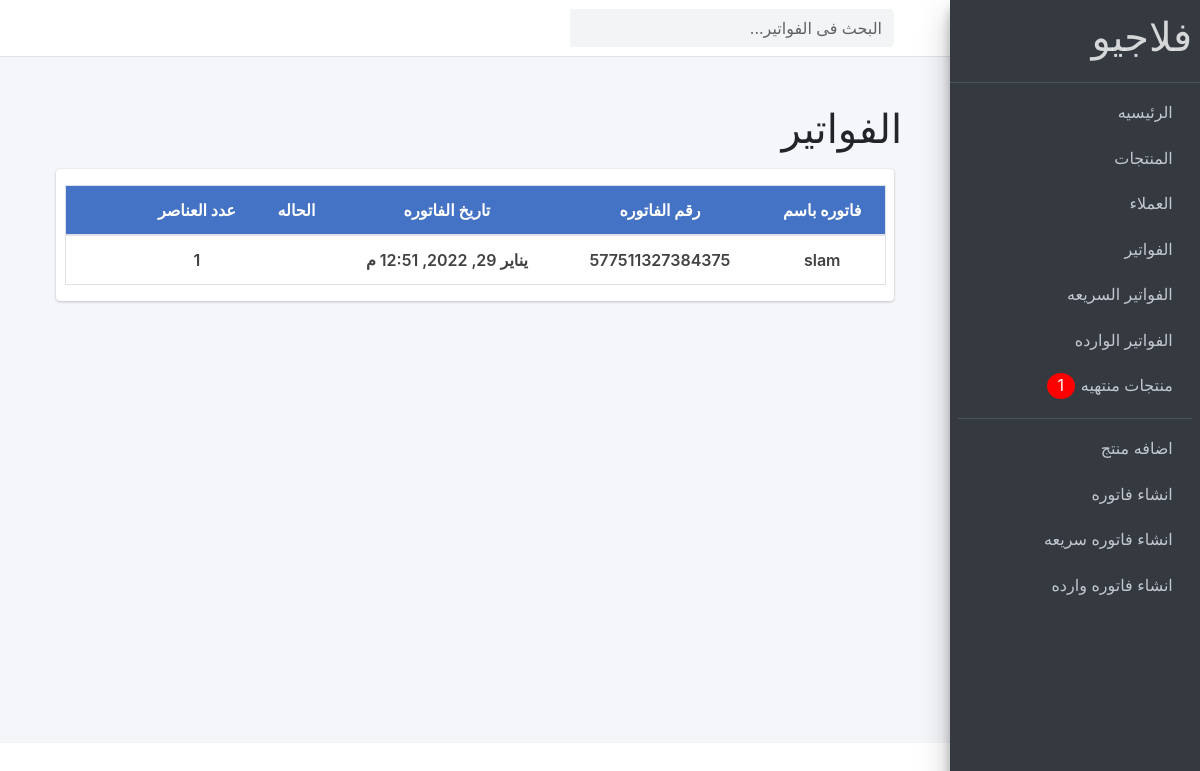
/home/products/bills/, run on an earlier commit of the app's database.
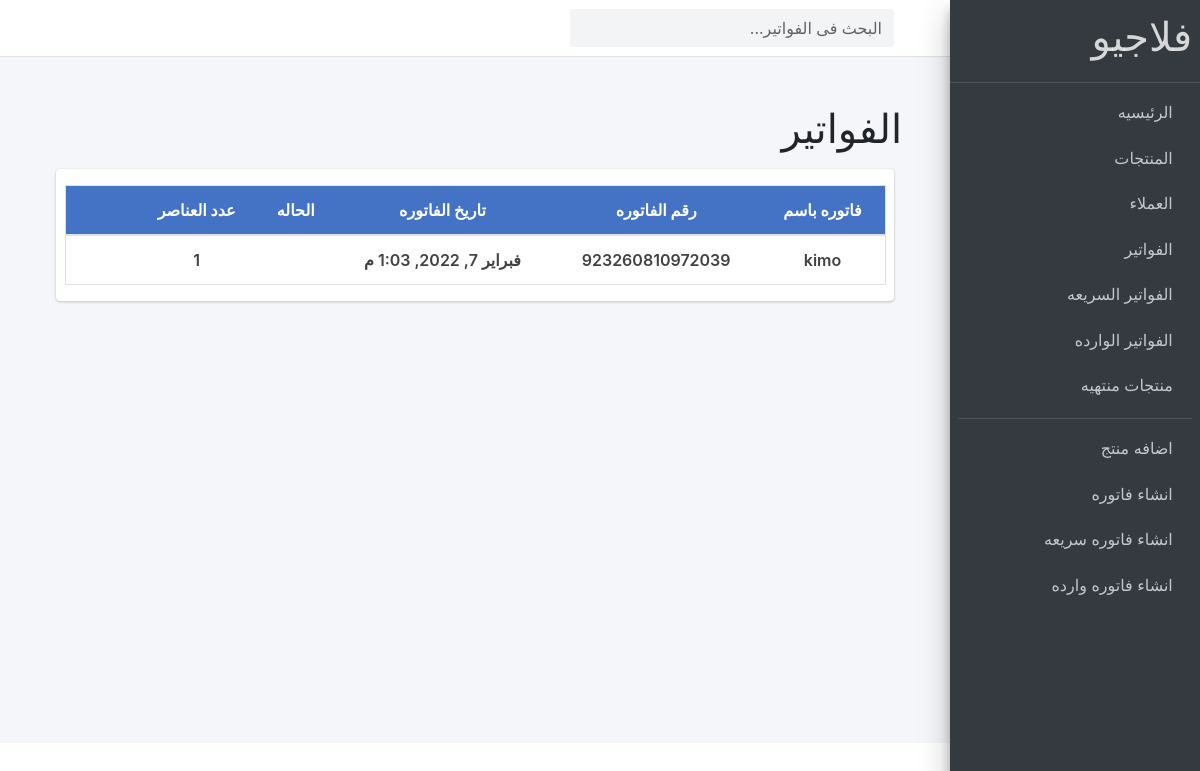
And on a later commit of the database.
### store/models.py (models this page shows, shortened)
class Order(models.Model):
    client = models.ForeignKey(Client,on_delete=models.CASCADE, verbose_name="العميل")
    date_ordered = models.DateTimeField(auto_now_add=True)
    complete = models.BooleanField(default=False)
    transaction_id = models.CharField(max_length=100, null=True)
    remaining_atthattime = models.DecimalField(max_digits=7  , decimal_places=2 , verbose_name="المبلغ المتبقى وقتها")
    paid = models.FloatField(validators=[MinValueValidator(0)],verbose_name="تم دفع")
    ORDslug = models.SlugField(blank=True, null=True, unique=True, allow_unicode=True, max_length=255 , verbose_name="slug")
    class Meta:
        ordering = ["client__name"]
    @property
    def get_bill_count(self):
        orderitems = self.orderline_set.all()
        count = orderitems.count()
        return count

class Client(models.Model):
    phone = models.CharField(max_length=11, unique=True, verbose_name="رقم الهاتف")
    name = models.CharField(max_length=50, unique=True, verbose_name="اسم العميل")
    remaining_money = models.DecimalField(max_digits=7  , decimal_places=2 , default=0, verbose_name="مبلغ متبقى")
    def  __str__ (self):
        return self.name

### store/views.py (the view)
# urls.py: path('products/bills/', views.bills, name="bills"),
def bills(request):
    search_qs = request.GET.get('search_bills', '')
    if search_qs:
        bills = Order.objects.filter(Q(client__name__icontains=search_qs)|
                                        Q(transaction_id__icontains=search_qs))
    else:
        bills = Order.objects.all()
    return render(request, 'pages/bills.html',{'bills': bills})

### store/context_processor.py (called while the page is built)
def calc_empty_products(request):
    products = Product.objects.filter(available_in_ventory=0)
    emptyNum = products.count()
    return {"emptyNum":emptyNum}

### templates/pages/bills.html (shortened to what this page needs)
{% extends 'base.html' %}
{% load crispy_forms_tags %}
{% load static %}
{% block content %}
    <nav  class="main-header navbar navbar-expand navbar-white navbar-light">
      <ul class="navbar-nav">
        <li class="nav-item">
          <a class="nav-link" data-widget="pushmenu" href="#"></a>
        </li>
      </ul>
      <form class="form-inline ml-3" action="{% url 'products:bills' %}">
        <div class="input-group">
          <input id="searchIdforbills" class="form-control form-control-navbar" name="search_bills" type="search" placeholder="البحث فى الفواتير..." aria-label="Search">
          <div class="input-group-append">
            <button class="btn btn-navbar" type="submit">
            </button>
          </div>
        </div>
      </form>
    </nav>
    <div style="direction: rtl;" class="wrapper">
      <div   class="content-wrapper p-5">
        <div class="row mb-2">
          <div class="col-sm-6">
            <h1>الفواتير</h1>
          </div>
        </div>
            <section class="content">
              <div class="card card-solid">
                  <div class="row d-flex align-items-stretch">
                    <div   class="col-12 p-3">
                      {% if bills %}
                      <table class="table table-bordered text-center bills_table">
                        <thead>
                          <tr class="bills_thead_row">
                            <th scope="col">فاتوره باسم </th>
                            <th scope="col">رقم الفاتوره </th>
                            <th scope="col">تاريخ الفاتوره </th>
                            <th scope="col">الحاله</th>
                            <th scope="col"> عدد العناصر </th>
                            <th scope="col"> </th>
                          </tr>
                        </thead>
                        <tbody>
                          {% for bill in bills %}
                          <tr class="bills_table_row">
                            <td><a href="{% url 'products:create-line' bill.id %}">{{bill.client}}</a></td>
                            <td><a href="{% url 'products:create-line' bill.id %}">{{bill.transaction_id}}</a></td>
                            <td><a href="{% url 'products:create-line' bill.id %}">{{bill.date_ordered}}</a></td>
                            <td></td>
                            <td><a href="{% url 'products:create-line' bill.id %}">{{bill.get_bill_count}}</a> </td>
                            <td class="deletebtn"><a data-product="{{bill.id}}" href="#" class="btn delete_bill_list delete_bill_list{{bill.id}}"></a></td>
                          </tr>
                          {% endfor %}
                        </tbody>
                      </table>
                      {% else %}
                      <h4 class="m-5">لا توجد فواتير فى الوقت الحالى .</h4>
                      {% endif %}
                    </div>
                    </div>
              </div>
            </section>
          </div>
      </div>
{% endblock %}

What changed in the data, as far as the page shows it:
removed Order: client "slam", transaction_id "577511327384375", date_ordered "يناير 29, 2022, 12:51 م", get_bill_count "1"
added Order: client "kimo", transaction_id "923260810972039", date_ordered "فبراير 7, 2022, 1:03 م", get_bill_count "1"
Also different on the page:
{{ emptyNum }}: "1" → (not shown)
